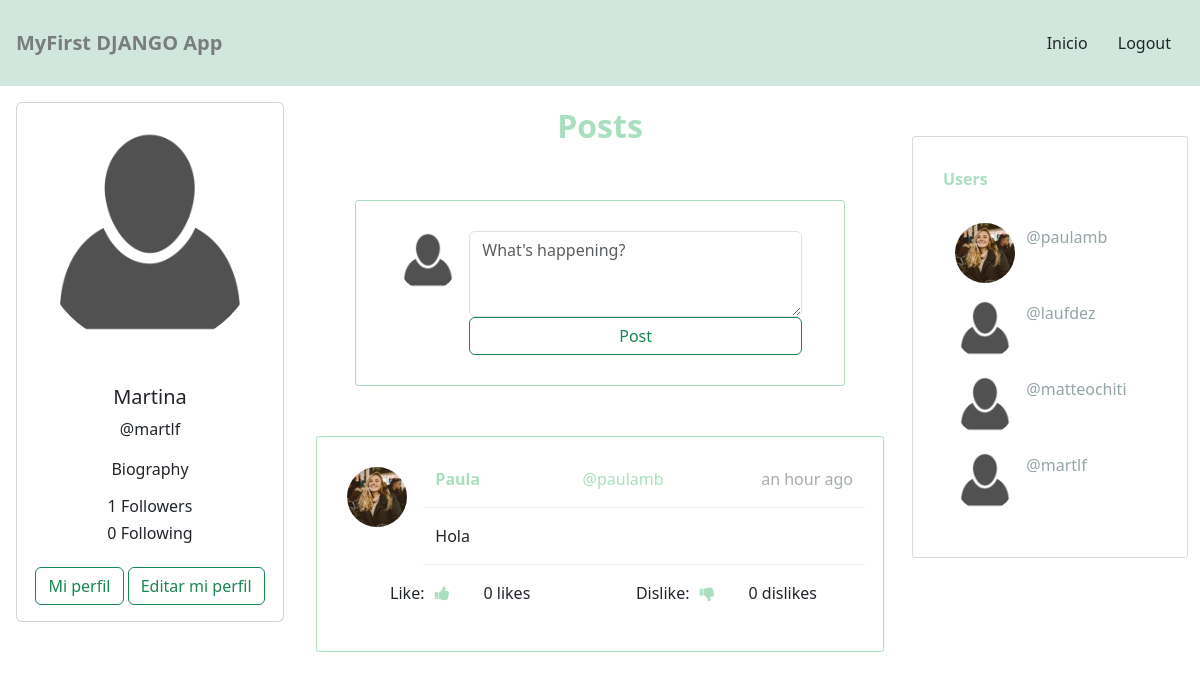
Screenshot of / (signed in) with the database file from the repository.
### socialnetwork/models.py (models this page shows, shortened)
class Profile(models.Model):
    user = models.OneToOneField(User, on_delete=models.CASCADE)
    bio = models.CharField(default='Biography', max_length=100)
    image = models.ImageField(default='default.png')
    def following(self):
        user_ids = Relationship.objects.filter(from_user=self.user)\
                                    .values_list('to_user_id', flat=True)
        return User.objects.filter(id__in=user_ids)
    def followers(self):
        user_ids = Relationship.objects.filter(to_user=self.user)\
                                    .values_list('from_user_id', flat=True)
        return User.objects.filter(id__in=user_ids)
    def create_profile(sender, instance, created, **kwargs):
        if created:
            user_profile = Profile(user=instance)
            user_profile.save()
    post_save.connect(create_profile, sender=User)

class Post(models.Model):
    timestamp = models.DateTimeField(default=timezone.now)
    content = models.TextField()
    user = models.ForeignKey(User, on_delete=models.CASCADE, related_name='posts')
    likes = models.ManyToManyField(User, blank=True, related_name='likes')
    dislikes = models.ManyToManyField(User, blank=True, related_name='dislikes')
    class Meta:
        ordering = ['-timestamp']  #Sort posts by time

### socialnetwork/views.py (the view)
# urls.py: 2. Add a URL to urlpatterns:  path('', views.home, name='home')
def home(request):
    posts = Post.objects.all()
    if request.method == 'POST':
        form = PostForm(request.POST)
        if form.is_valid():
            post = form.save(commit=False)
            post.user = request.user
            post.save()
            return redirect('home')
    else:
        form = PostForm()
    profiles = Profile.objects.all()
    context = {'posts' : posts, 'form' : form, 'profiles': profiles}
    return render(request, 'socialnetwork/newsfeed.html', context)

### socialnetwork/forms.py
class PostForm(forms.ModelForm):
    content = forms.CharField(widget=forms.Textarea(attrs={'class':'form-control w-100', 'id':'contentsBox', 'rows':'3', 'placeholder':'What\'s happening?'}))
    class Meta:
        model = Post
        fields = ['content']

### socialnetwork/templates/socialnetwork/newsfeed.html (shortened to what this page needs)
{% extends 'socialnetwork/layout.html' %}
{% load humanize %}
{% block content %}
<div id="main" class="container-fluid">
        <div class="row">
            <div class="col-md-3 col-lg-3 col-xl-3 d-none d-md-block" style="padding:1em">
                <div class="card" >
                    {% if request.user.is_authenticated %}
                    <img src="{{ request.user.profile.image.url }}" class="card-img-top rounded-circle" style="padding: 20px" alt="...">
                    {% endif %}
                    <div class="card-body" style="text-align:center">
                        <h5 class="card-title">{{ request.user.first_name }}</h5>
                        <p class="card-text">@{{ request.user }}</p>
                        {% if request.user.is_authenticated %}
                        <p class="card-text">{{ request.user.profile.bio }}</p>
                        <h6 class="card-title font-weight-bold">{{ request.user.profile.followers.count }} Followers</h6>
                        <h6 class="card-title font-weight-bold">{{ request.user.profile.following.count }} Following</h6>
                        <a href="{% url 'profile' request.user %}" class="btn btn-outline-success" style="margin-top:1em">Mi perfil</a>
                        <a href="{% url 'editar' %}" class="btn btn-outline-success" style="margin-top:1em">Editar mi perfil</a>
                        {% endif %}
                    </div>
                </div>
            </div>
            <div class="col-12 col-sm-12 col-md-6 col-lg-6 col-xl-6 d-block" style="padding:1em">
                {% if request.user.is_authenticated %}
                <p style="font-size: xx-large; color: #A9DFBF; font-weight: bolder; text-align: center"> Posts </p>
                <div id="inputPostArea" class="row" style="max-width: 490px; margin: 0 auto; margin-top: 50px; border-radius: 3px; padding: 30px; border: 1px solid #A9DFBF;">
                    <div class="col-2">
                        <img src="{{ request.user.profile.image.url}}" style="border-radius: 100px; width: 60px; margin-right: 15px;" alt="">
                    </div>
                    <div class="col-10">
                        <form method="post">
                            {{ form.content }}
                            <div id="rightBtn">
                                <button class="btn btn-outline-success" style="width: 100%;">Post</button>
                            </div>
                        </form>
                    </div>
                </div>
                {% endif %}
                {% for post in posts %}
                <div id="postsCards" style="max-width: 900px; margin: 0 auto; margin-top: 50px; border-radius: 3px; padding: 30px; border: 1px solid #A9DFBF">
                    <div class="row">
                        <div class="col-2">
                            <img src="{{ post.user.profile.image.url }}" style="border-radius: 100px; width: 60px; margin-right: 15px" alt="">
                        </div>
                        <div class="col-10">
                            <div class="row">
                                <div class="col-4" style="float: left">
                                    <a href="{% url 'profile' post.user %}" style="text-decoration: none; color: #A9DFBF; font-weight: bolder">{{ post.user.first_name }}</a>
                                </div>
                                <div class="col-4" style="float: left">
                                    <a href="{% url 'profile' post.user %}" style="text-decoration: none; color: #A9DFBF">@{{ post.user }}</a>
                                </div>
                                <div class="col-4" style="float: right; text-align: right; color: #A6ACAF">
                                   <span>{{ post.timestamp|naturaltime }}</span>
                                </div>
                            </div>
                            <div class="row" style="padding: 1em 0 0">
                                <hr style="color: #A9DFBF">
                                <div class="col-10">
                                    <p>{{post.content}}</p>
                                </div>
                                <hr style="color: #A9DFBF">
                            </div>
                        </div>
                    </div>
                    {% if request.user.is_authenticated %}
                    <div class="row" >
                        <div class="col-3" style="text-align: right">
                            <form method="POST" action="{% url 'like' post.pk %}" style="background: white; border: none">
                                <p>Like:
                                    <button type="submit" class="fa fa-thumbs-up" style="color: #A9DFBF; background: white; border: none"></button>
                                </p>
                            </form>
                        </div>
                        <div class="col-3" style="padding-left: 1em; text-align: left">
                            {{ post.likes.all.count }} likes
                        </div>
                        <div class="col-3" style="text-align: right">
                            <form method="POST" action="{% url 'dislike' post.pk %}" style="background: white; border: none">
                                <p>Dislike:
                                    <button type="submit" class="fa fa-thumbs-down" style="color: #A9DFBF; background: white; border: none"></button>
                                </p>
                            </form>
                        </div>
                        <div class="col-3" style="padding-left: 1em; text-align: left">
                            {{ post.dislikes.all.count }} dislikes
                        </div>
                    </div>
                    {% endif %}
                </div>
                {% endfor %}
            </div>
            <div class="col-md-3 col-lg-3 col-xl-3 d-none d-md-block">
                <div id="WhoToFollowCard" style="margin: 0 auto; margin-top: 50px; border-radius: 3px; padding: 30px; border: 1px solid #D7DBDD">
                    <div class="row">
                        <p style="color: #A9DFBF; font-weight: bolder"> Users </p>
                    </div>
                    {% for profile in profiles %}
                        <div class="row" style="margin: 1em auto">
                            <div class="col-4">
                                <img src="{{ profile.image.url }}" style="border-radius: 100px; width: 60px; margin-right: 15px" alt="">
                            </div>
                            <div class="col-8">
                                <a href="{% url 'profile' profile.user %}" style="margin: auto; text-decoration: none; color: #95A5A6; text-align: right; vertical-align: middle">@{{ profile.user }}</a>
                            </div>
                        </div>
                    {% endfor %}
                </div>
            </div>
        </div>
</div>
{% endblock content %}

### rows the page displays
Post: user.profile.image (picture), user.first_name "Paula", user "paulamb", timestamp "an hour ago", content "Hola", likes.all.count "0", dislikes.all.count "0"
Profile: image (picture), user "paulamb"
Profile: image (placeholder picture), user "laufdez"
Profile: image (placeholder picture), user "matteochiti"
Profile: image (placeholder picture), user "martlf"

### other values shown
{{ request.user.first_name }} "Martina"
{{ request.user }} "martlf"
{{ request.user.profile.bio }} "Biography"
{{ request.user.profile.followers.count }} "1"
{{ request.user.profile.following.count }} "0"
